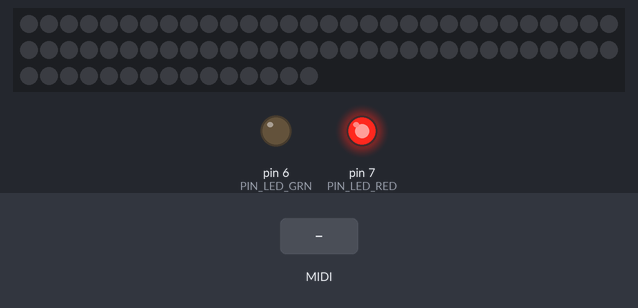
The program below on a simulated Arduino Uno, built with avr-gcc and run on an emulated ATmega328P. Shown: 75 RGB LEDs in strip order, left to right, continuing on the next row, output pins drawn as LEDs (lit = HIGH). Inputs (shaded band) come from the test bench. Dim RGB values are drawn brighter than linear; MIDI output is not drawn.

Above: at 2.7 s.
2.8 s: MIDI note 36 received
At 2.95 s:
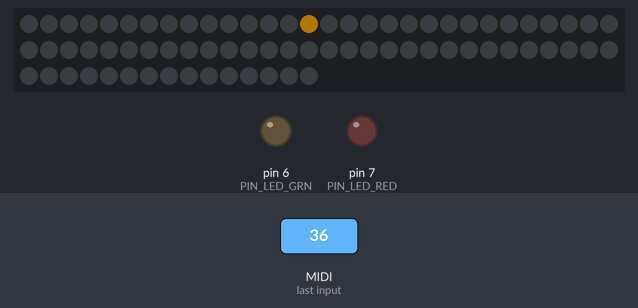
5.8 s: MIDI note 48 received
At 6.8 s:
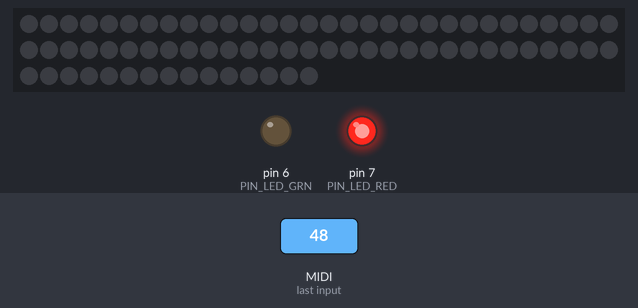
7.6 s: MIDI note 67 received
At 7.75 s:
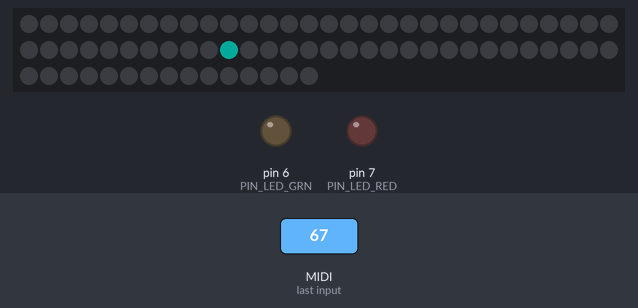
9.4 s: MIDI note 72 received
At 10.8 s:
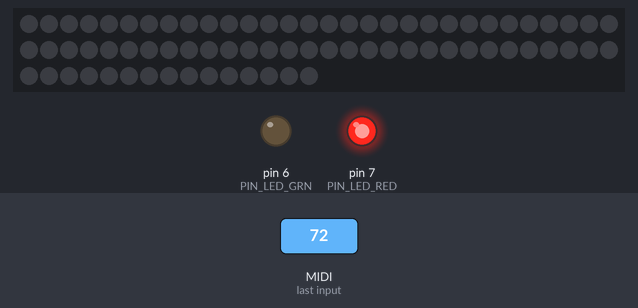
Timing chart, 0 to 12.2 s (numbered marks = the images above; inputs shaded):
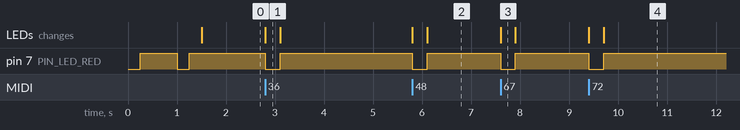

Measured:
- after the input at 2.8 s, pin 7 (PIN_LED_RED): HIGH → LOW at once, → HIGH 0.30 s later; the LEDs: change at once (image 1)
- after the input at 5.8 s, pin 7 (PIN_LED_RED): HIGH → LOW at once, → HIGH 0.30 s later; the LEDs: first change at once (image 2 shows a later state)
- after the input at 7.6 s, pin 7 (PIN_LED_RED): HIGH → LOW at once, → HIGH 0.30 s later; the LEDs: change at once (image 3)
- after the input at 9.4 s, pin 7 (PIN_LED_RED): HIGH → LOW at once, → HIGH 0.30 s later; the LEDs: first change at once (image 4 shows a later state)

The program:

main.cpp
```cpp
// (licence header left out)
#include <Arduino.h>
#include <FastLED.h>
#include <MIDI.h>

#define DEBUG 0

#if DEBUG
#include <AltSoftSerial.h>
#endif

static const int NUM_LEDS = 75;
static const int START_LED = 1;

// Hardware SPI of Arduino Uno
#define DATA_PIN 11
#define CLOCK_PIN 13

// MIDI Shield pins
static const uint8_t PIN_BTN0 = 2;
static const uint8_t PIN_BTN1 = 3;
static const uint8_t PIN_BTN2 = 4;

static const uint8_t PIN_POT0 = 0;
static const uint8_t PIN_POT1 = 1;

static const uint8_t PIN_LED_GRN = 6;
static const uint8_t PIN_LED_RED = 7;
// LEDs are active low
static const uint8_t LED_ON = LOW;
static const uint8_t LED_OFF = HIGH;

static const uint8_t PIN_SOFT_RX = 8;
static const uint8_t PIN_SOFT_TX = 9;

#if DEBUG
AltSoftSerial debug;
#endif

CRGB leds[NUM_LEDS];

static const int NUM_KEYS = 88;
bool keys[NUM_KEYS];
byte pedal = 0;

MIDI_CREATE_DEFAULT_INSTANCE();

static void handleNoteOn(byte channel, byte note, byte velocity);
static void handleNoteOff(byte channel, byte note, byte velocity);
static void handleControlChange(byte channel, byte number, byte value);

// Integer division with rounding using only integer operations
// https://stackoverflow.com/questions/2422712/rounding-integer-division-instead-of-truncating/2422723#2422723
// https://blog.pkh.me/p/36-figuring-out-round%2C-floor-and-ceil-with-integer-division.html
long div_round_closest(long dividend, long divisor)
{
    return (dividend + (divisor / 2)) / divisor;
}

// Custom version of map() that rounds fractional values instead of truncating.
long my_map(long x, long in_min, long in_max, long out_min, long out_max)
{
    long numerator = (x - in_min) * (out_max - out_min);
    long denominator = (in_max - in_min);
    long result = div_round_closest(numerator, denominator) + out_min;
    return result;
}

void setup()
{
#if DEBUG
    pinMode(PIN_SOFT_RX, INPUT);
    pinMode(PIN_SOFT_TX, OUTPUT);
    debug.begin(9600);
    debug.println("Piano Lights Running");
#endif

    pinMode(PIN_BTN0, INPUT_PULLUP);
    pinMode(PIN_BTN1, INPUT_PULLUP);
    pinMode(PIN_BTN2, INPUT_PULLUP);

    pinMode(PIN_LED_GRN, OUTPUT);
    pinMode(PIN_LED_RED, OUTPUT);
    digitalWrite(PIN_LED_GRN, LED_ON);
    digitalWrite(PIN_LED_RED, LED_OFF);

    FastLED.addLeds<SK9822, DATA_PIN, CLOCK_PIN>(leds, NUM_LEDS);
    FastLED.setBrightness(84);

    MIDI.begin(MIDI_CHANNEL_OMNI);
    MIDI.setHandleNoteOn(handleNoteOn);
    MIDI.setHandleNoteOff(handleNoteOff);
    MIDI.setHandleControlChange(handleControlChange);

    for (int i = 0; i < NUM_KEYS; i++) {
        keys[i] = false;
    }

    for (int i = 0; i < 3; i++) {
        digitalWrite(PIN_LED_RED, LED_ON);
        delay(250);
        digitalWrite(PIN_LED_RED, LED_OFF);
        delay(250);
    }
}

void loop1()
{
    digitalWrite(PIN_LED_RED, LED_ON);
    delay(500);
    digitalWrite(PIN_LED_RED, LED_OFF);
    delay(500);
}

void loop()
{
    MIDI.read();

#if 0
    int pot0 = analogRead(PIN_POT0);
    int saturation = my_map(pot0, 0, 1023, 0, 255);

    int pot1 = analogRead(PIN_POT1);
    int brightness = my_map(pot1, 0, 1023, 0, 255);
#else
    int saturation = 255;
    int brightness = 255;
#endif

    // First, clear the existing led values
    FastLED.clear();
    bool anyKeyDown = false;
    for (int i = 0; i < NUM_KEYS; i++) {
        if (keys[i]) {
            int led = my_map(i, 0, NUM_KEYS-1, START_LED, NUM_LEDS-1);
            int hue = my_map(i, 0, NUM_KEYS-1, 0, 255);
            leds[led] = CHSV(hue, saturation, brightness);
            anyKeyDown = true;
        }
    }

    digitalWrite(PIN_LED_RED, anyKeyDown? LED_ON : LED_OFF);
    FastLED.show();
}

/// Note A0 MIDI value
static const byte MIN_PIANO_MIDI_NOTE = 21;
/// Note C8 MIDI value
static const byte MAX_PIANO_MIDI_NOTE = 108;

static void handleNoteOn(byte channel, byte note, byte velocity)
{
    if ((note >= MIN_PIANO_MIDI_NOTE) && (note <= MAX_PIANO_MIDI_NOTE)) {
        keys[note - MIN_PIANO_MIDI_NOTE] = true;

#if DEBUG
        debug.print("Note On:  ");
        debug.println(note);
#endif
    }
}

static void handleNoteOff(byte channel, byte note, byte velocity)
{
    if ((note >= MIN_PIANO_MIDI_NOTE) && (note <= MAX_PIANO_MIDI_NOTE)) {
        keys[note - MIN_PIANO_MIDI_NOTE] = false;

#if DEBUG
        debug.print("Note Off: ");
        debug.println(note);
#endif
    }
}

static void handleControlChange(byte channel, byte number, byte value)
{
#if DEBUG
    debug.print("CC: ");
    debug.print(channel);
    debug.print(", ");
    debug.print(number);
    debug.print(", ");
    debug.println(value);
#endif

    if (channel == 64) {
        pedal = number;
    }
}
```
